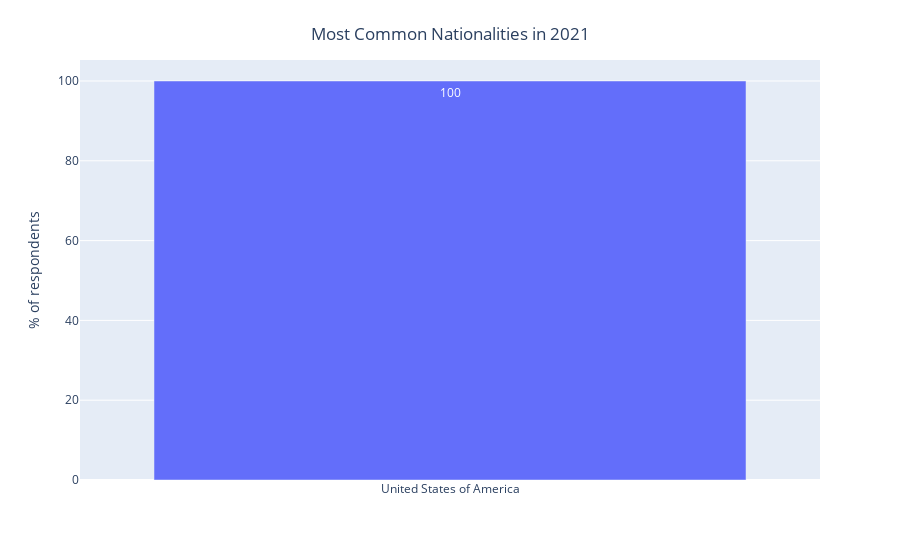

Notebook cell for this chart:
### Code cell
question_name = 'Q3'
sorted_percentages = count_then_return_percent(responses_df_2021,question_name).iloc[::-1]#[55:]
title_for_chart = 'Most Common Nationalities'
title_for_y_axis = '% of respondents'
orientation_for_chart = 'v'
  
plotly_bar_chart(response_counts=sorted_percentages,
                 title=title_for_chart,
                 y_axis_title=title_for_y_axis,
                 orientation=orientation_for_chart)

### Figure 1 — Plotly figure (JSON) as saved in the notebook; plotly's stock layout.template omitted (floating-point values rounded to 4 significant figures)
{"data": [{"alignmentgroup": "True", "hovertemplate": "variable=Q3<br>=%{x}<br>% of respondents=%{y}<br>text=%{text}<extra></extra>", "legendgroup": "Q3", "marker": {"color": "#636efa", "pattern": {"shape": ""}}, "name": "Q3", "offsetgroup": "Q3", "orientation": "v", "showlegend": true, "text": [100.0], "textposition": "auto", "type": "bar", "x": ["United States of America"], "xaxis": "x", "y": [100.0], "yaxis": "y"}], "layout": {"barmode": "relative", "legend": {"title": {"text": "variable"}, "tracegroupgap": 0}, "margin": {"t": 60}, "showlegend": false, "title": {"text": "Most Common Nationalities in 2021", "x": 0.5, "y": 0.95}, "xaxis": {"anchor": "y", "domain": [0.0, 1.0], "title": {"text": ""}}, "yaxis": {"anchor": "x", "domain": [0.0, 1.0], "title": {"text": "% of respondents"}}}}
